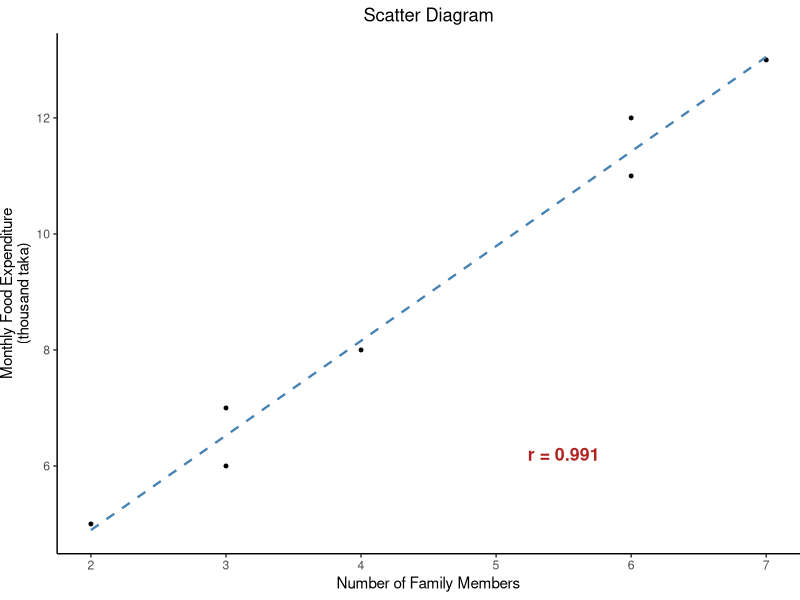
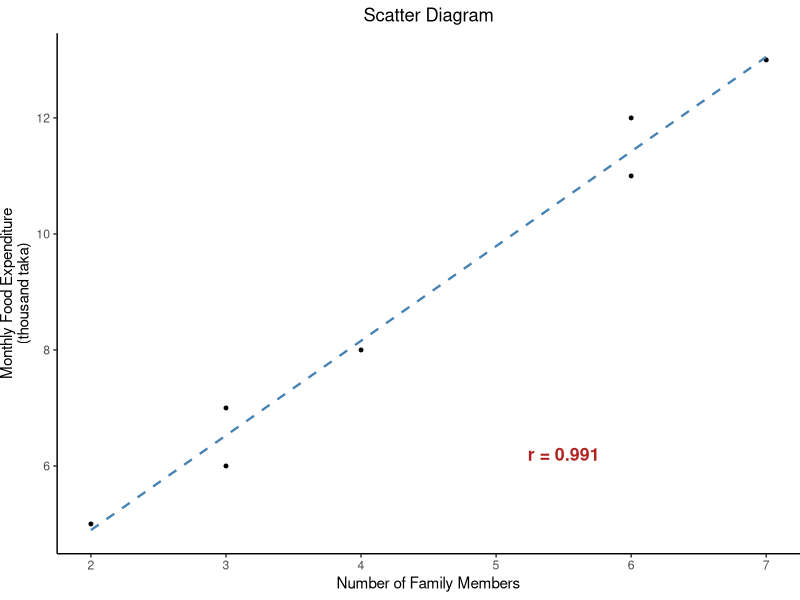

R code for these plots, in order:
library(ggplot2)
df <- data.frame(
      x = c(2, 3, 6, 4, 7, 3, 6),
      y = c(5, 7, 11, 8, 13, 6, 12)
    )

ggplot(df, aes(x, y)) +
      geom_point(size = 1) +
      geom_smooth(method = "lm", se = FALSE,
                                  colour = "steelblue", linewidth = 0.8, lty = "dashed") +
      annotate("text", x = 5.5, y = 6.2,
                            label = "r = 0.991",
                            colour = "firebrick", size = 4.5,
                            fontface = "bold") +
      labs(x = "Number of Family Members",
                    y = "Monthly Food Expenditure\n(thousand taka)",
                    title = "Scatter Diagram") +
      theme_classic() +
      theme(plot.title = element_text(hjust = 0.5)) +
    theme(
        panel.background = element_rect(fill = "transparent", colour = NA), # Transparent panel bg
        plot.background = element_rect(fill = "transparent", colour = NA),   # Transparent plot bg
        plot.margin = margin(t = 5.5, r = 0, b = 5.5, l = 0, unit = "pt")
    )



ggsave("corr-scatter-annotated.pdf",
                width = 4.5, height = 3.5)
